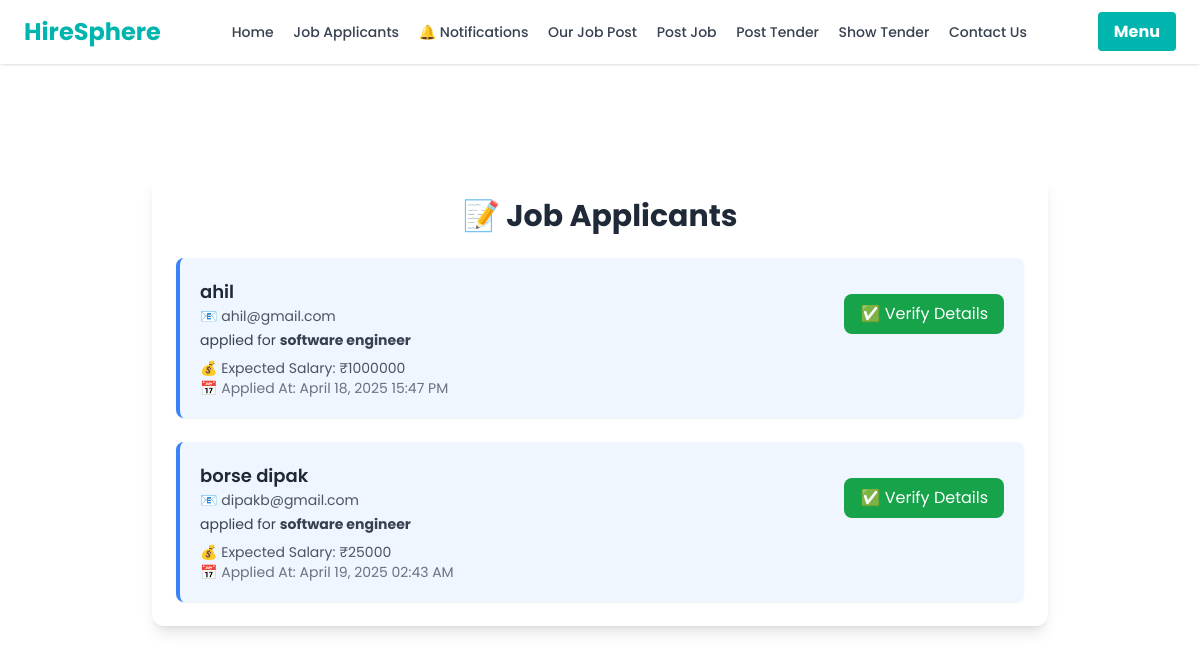
Page /job_applicants/ (signed in) on the committed database.
### website/models.py (models this page shows, shortened)
class JobApplicant(models.Model):
    user = models.ForeignKey('u_register', on_delete=models.CASCADE)  # Candidate applying for the job
    job = models.ForeignKey('sub_job', on_delete=models.CASCADE)  # Job being applied for
    company = models.ForeignKey('c_register', on_delete=models.CASCADE)  # Company that posted the job
    resume = models.FileField(upload_to='resumes/', null=True, blank=True)  # Resume upload
    cover_letter = models.TextField(null=True, blank=True)  # Candidate's message
    linkedin = models.URLField(null=True, blank=True)  # LinkedIn Profile (optional)
    portfolio = models.URLField(null=True, blank=True)  # Portfolio or personal website (optional)
    expected_salary = models.IntegerField(null=True, blank=True)  # Candidate's expected salary
    notice_period = models.CharField(max_length=20, choices=[
        ('Immediate', 'Immediate'),
        ('15 Days', '15 Days'),
        ('1 Month', '1 Month'),
        ('2 Months', '2 Months')
    ], default='Immediate')  # Notice period selection
    interview_date = models.DateTimeField(null=True, blank=True) # Available interview date
    status = models.CharField(max_length=20, choices=[
        ('Pending', 'Pending'),
        ('Reviewed', 'Reviewed'),
        ('Shortlisted', 'Shortlisted'),
        ('Rejected', 'Rejected')
    ], default='Pending')  # Application status
    applied_at = models.DateTimeField(auto_now_add=True)  # Automatically store application date

class u_register(models.Model):
    name=models.CharField(max_length=50)
    email=models.EmailField()
    password=models.CharField(max_length=50)
    phone=models.IntegerField()
    address=models.TextField()
    skills = models.TextField(blank=True, null=True)
    social = models.TextField(blank=True, null=True)
    gender=models.CharField(default='male',max_length=10)
    profile_picture = models.ImageField(upload_to='profile_pics/', null=True, blank=True)
    resume = models.FileField(null=True,blank=True)

class sub_job(models.Model):
    id = models.AutoField(primary_key=True)
    category = models.ForeignKey(category, on_delete=models.CASCADE)
    company = models.ForeignKey(c_register, on_delete=models.CASCADE)
    job_title=models.CharField(max_length=50)
    job_description=models.TextField()
    job_type = models.CharField(max_length=20, choices=[('Full-Time', 'Full-Time'), ('Part-Time', 'Part-Time'),('Freelancer','Freelancer')], default='Full-Time')
    job_salary = models.IntegerField()
    job_location = models.CharField(max_length=50)
    job_skils = models.CharField(max_length=50)
    job_experience = models.IntegerField()
    job_qualification = models.CharField(max_length=50)
    job_vacancy = models.IntegerField()
    job_apply = models.CharField(max_length=50)

### website/views.py (the view, shortened to what this page needs)
# urls.py: path('job_applicants/', job_applicants, name="job_applicants"),
def job_applicants(request):
    if 'cp_email' not in request.session:
        return redirect('login')  # Ensure only logged-in companies can view
    company = get_object_or_404(c_register, cp_email=request.session['cp_email'])
    applicants = JobApplicant.objects.filter(company=company).select_related('user', 'job')
    return render(request, 'job_applicant.html', {
        'company': company,
        'applicants': applicants
    })

### website/templates/job_applicant.html (shortened to what this page needs)
{% extends 'nav.html' %}
{% block content %}
<!DOCTYPE html>
<html lang="en">
<head>
    <script src="https://cdn.tailwindcss.com"></script>
</head>
<body class="bg-gray-100">
    <div class="min-h-screen flex items-center justify-center px-4">
        <div class="w-full max-w-4xl bg-white shadow-lg rounded-xl p-6 my-10">
            <h2 class="text-3xl font-bold text-gray-800 mb-6 text-center">📝 Job Applicants</h2>
            {% if applicants %}
                <div class="space-y-6">
                    {% for applicant in applicants %}
                        <div class="p-5 border-l-4 border-blue-500 bg-blue-50 rounded-lg shadow-sm">
                            <div class="flex justify-between items-center mb-2 flex-wrap gap-2">
                                <div>
                                    <p class="text-lg text-gray-800 font-semibold">
                                        {{ applicant.user.name }}
                                    </p>
                                    <p class="text-sm text-gray-600">
                                        📧 {{ applicant.user.email }}
                                    </p>
                                    <p class="text-sm text-gray-700 mt-1">
                                        applied for <strong>{{ applicant.job.job_title }}</strong>
                                    </p>
                                </div>
                                <a href="{% url 'user_verifybycp' applicant.id %}"
                                   class="bg-green-600 text-white py-2 px-4 rounded-lg hover:bg-green-700 transition">
                                    ✅ Verify Details
                                </a>
                            </div>
                            <p class="text-sm text-gray-600">
                                💰 Expected Salary: ₹{{ applicant.expected_salary }}
                            </p>
                            <p class="text-sm text-gray-500">
                                📅 Applied At: {{ applicant.applied_at|date:"F d, Y H:i A" }}
                            </p>
                        </div>
                    {% endfor %}
                </div>
            {% else %}
                <div class="text-center py-6">
                    <p class="text-gray-600 text-lg">No applicants found 📭</p>
                </div>
            {% endif %}
        </div>
    </div>
</body>
</html>
{% endblock %}

### website/templates/nav.html (style rules this page uses)
body { font-family: 'Poppins', sans-serif; }

### rows in the picture
JobApplicant: user.name "ahil", user.email "ahil@gmail.com", job.job_title "software engineer", expected_salary "1000000", applied_at "April 18, 2025 15:47 PM"
JobApplicant: user.name "borse dipak", user.email "dipakb@gmail.com", job.job_title "software engineer", expected_salary "25000", applied_at "April 19, 2025 02:43 AM"
